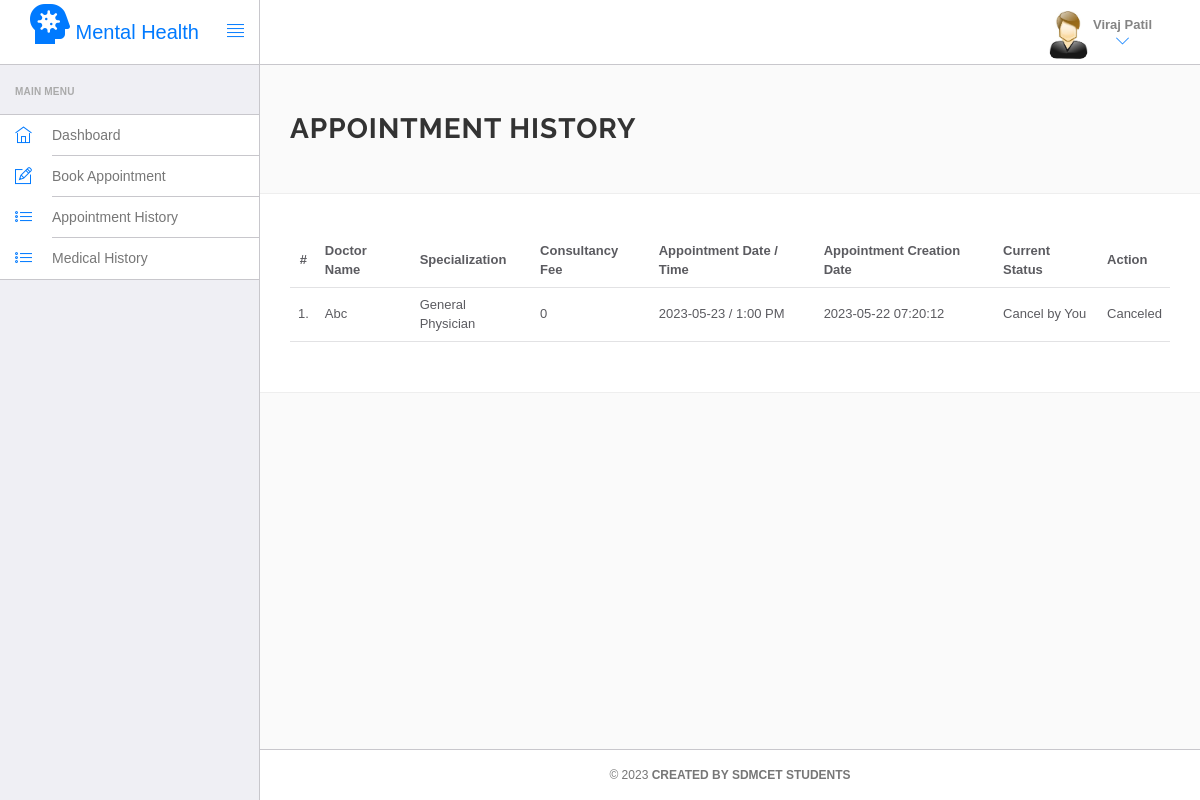
The page /Web/hms/appointment-history.php (signed in) on the database its author committed.
### tables this page shows
CREATE TABLE IF NOT EXISTS `users` (
  `id` int NOT NULL AUTO_INCREMENT,
  `fullName` varchar(255) DEFAULT NULL,
  `address` longtext,
  `city` varchar(255) DEFAULT NULL,
  `gender` varchar(255) DEFAULT NULL,
  `email` varchar(255) DEFAULT NULL,
  `password` varchar(255) DEFAULT NULL,
  `regDate` timestamp NULL DEFAULT CURRENT_TIMESTAMP,
  `updationDate` timestamp NULL DEFAULT NULL ON UPDATE CURRENT_TIMESTAMP,
  PRIMARY KEY (`id`),
  KEY `email` (`email`)
);

CREATE TABLE IF NOT EXISTS `appointment` (
  `id` int NOT NULL AUTO_INCREMENT,
  `doctorSpecialization` varchar(255) DEFAULT NULL,
  `doctorId` int DEFAULT NULL,
  `userId` int DEFAULT NULL,
  `consultancyFees` int DEFAULT NULL,
  `appointmentDate` varchar(255) DEFAULT NULL,
  `appointmentTime` varchar(255) DEFAULT NULL,
  `postingDate` timestamp NULL DEFAULT CURRENT_TIMESTAMP,
  `userStatus` int DEFAULT NULL,
  `doctorStatus` int DEFAULT NULL,
  `updationDate` timestamp NULL DEFAULT NULL ON UPDATE CURRENT_TIMESTAMP,
  `ap_status` int NOT NULL,
  PRIMARY KEY (`id`)
);

CREATE TABLE IF NOT EXISTS `doctors` (
  `id` int NOT NULL AUTO_INCREMENT,
  `specilization` varchar(255) DEFAULT NULL,
  `doctorName` varchar(255) DEFAULT NULL,
  `address` longtext,
  `docFees` varchar(255) DEFAULT NULL,
  `contactno` bigint DEFAULT NULL,
  `docEmail` varchar(255) DEFAULT NULL,
  `password` varchar(255) DEFAULT NULL,
  `creationDate` timestamp NULL DEFAULT CURRENT_TIMESTAMP,
  `updationDate` timestamp NULL DEFAULT NULL ON UPDATE CURRENT_TIMESTAMP,
  PRIMARY KEY (`id`)
);

### Web/hms/appointment-history.php (the view, shortened to what this page needs)
<?php
include('include/config.php');
?>
<!DOCTYPE html>
<html lang="en">
	<head>
		<link rel="stylesheet" href="vendor/bootstrap/css/bootstrap.min.css">
		<link rel="stylesheet" href="vendor/fontawesome/css/font-awesome.min.css">
		<link rel="stylesheet" href="vendor/themify-icons/themify-icons.min.css">
		<link href="vendor/animate.css/animate.min.css" rel="stylesheet" media="screen">
		<link href="vendor/perfect-scrollbar/perfect-scrollbar.min.css" rel="stylesheet" media="screen">
		<link href="vendor/switchery/switchery.min.css" rel="stylesheet" media="screen">
		<link href="vendor/bootstrap-touchspin/jquery.bootstrap-touchspin.min.css" rel="stylesheet" media="screen">
		<link href="vendor/select2/select2.min.css" rel="stylesheet" media="screen">
		<link href="vendor/bootstrap-datepicker/bootstrap-datepicker3.standalone.min.css" rel="stylesheet" media="screen">
		<link href="vendor/bootstrap-timepicker/bootstrap-timepicker.min.css" rel="stylesheet" media="screen">
		<link rel="stylesheet" href="assets/css/styles.css">
		<link rel="stylesheet" href="assets/css/plugins.css">
		<link rel="stylesheet" href="assets/css/themes/theme-1.css" id="skin_color" />
	</head>
	<body>
		<div id="app">
<?php include('include/sidebar.php');?>
			<div class="app-content">
					<?php include('include/header.php');?>
				<div class="main-content" >
					<div class="wrap-content container" id="container">
						<section id="page-title">
							<div class="row">
								<div class="col-sm-8">
									<h1 class="mainTitle"><b>Appointment History</b></h1>
							</div>
						</div>
						</section>
						<div class="container-fluid container-fullw bg-white">
									<div class="row">
								<div class="col-md-12">
									<table class="table table-hover" id="sample-table-1">
										<thead>
											<tr>
												<th class="center">#</th>
												<th class="hidden-xs">Doctor Name</th>
												<th>Specialization</th>
												<th>Consultancy Fee</th>
												<th>Appointment Date / Time </th>
												<th>Appointment Creation Date  </th>
												<th>Current Status</th>
												<th>Action</th>
											</tr>
										</thead>
										<tbody>
<?php
$sql=mysqli_query($con,"select doctors.doctorName as docname,appointment.*  from appointment join doctors on doctors.id=appointment.doctorId where appointment.userId='".$_SESSION['id']."'");
$cnt=1;
while($row=mysqli_fetch_array($sql))
{
?>
											<tr>
												<td class="center"><?php echo $cnt;?>.</td>
												<td class="hidden-xs"><?php echo $row['docname'];?></td>
												<td><?php echo $row['doctorSpecialization'];?></td>
												<td><?php echo $row['consultancyFees'];?></td>
												<td><?php echo $row['appointmentDate'];?> / <?php echo
												 $row['appointmentTime'];?>
												</td>
												<td><?php echo $row['postingDate'];?></td>
												<td>
<?php
 if(($row['userStatus']==0) && ($row['doctorStatus']==1))
{
	echo "Cancel by You";
}
												?></td>
												<td >
												<div class="visible-md visible-lg hidden-sm hidden-xs">
							<?php if(($row['userStatus']==1) && ($row['doctorStatus']==1))
{ ?>
	<a href="appointment-history.php?id=<?php echo $row['id']?>&cancel=update" onClick="return confirm('Are you sure you want to cancel this appointment ?')"class="btn btn-transparent btn-xs tooltips" title="Cancel Appointment" tooltip-placement="top" tooltip="Remove">Cancel</a>
	<?php } else {
		echo "Canceled";
		} ?>
												</div>
												</td>
											</tr>
											<?php
$cnt=$cnt+1;
											 }?>
										</tbody>
									</table>
								</div>
							</div>
						</div>
					</div>
				</div>
			</div>
	<?php include('include/footer.php');?>
		</div>
	</body>
</html>

### Web/hms/include/header.php (shortened to what this page needs)
<html>
<link rel="stylesheet" href="https://cdnjs.cloudflare.com/ajax/libs/font-awesome/5.15.4/css/all.min.css">
<header class="navbar navbar-default navbar-static-top">
					<div class="navbar-header">
						<a class="navbar-brand" href="#">
							<a href="#" class="logo" style="font-size:20px";> <i class='fas fa-head-side-virus' style='font-size:40px';></i> Mental Health </a>
						<a href="#" class="sidebar-toggler pull-right visible-md visible-lg" data-toggle-class="app-sidebar-closed" data-toggle-target="#app">
							<i class="ti-align-justify"></i>
						</a>
					</div>
					<div class="navbar-collapse collapse">
						<ul class="nav navbar-right">
							<li class="dropdown current-user">
								<a href class="dropdown-toggle" data-toggle="dropdown">
								<img src="assets/images/images.jpg" > <span class="username">
									<b><?php $query=mysqli_query($con,"select fullName from users where id='".$_SESSION['id']."'");
while($row=mysqli_fetch_array($query))
{
	 echo $row['fullName'];
}
									?></b> <i class="ti-angle-down"></i></i></span>
								</a>
							</li>
						</ul>
					</div>
				</header>
				</html>

### Web/hms/assets/css/themes/theme-1.css (style rules this page uses)
body { background: #FAFAFA; }
header .navbar-header { background: #ffffff !important; border-right-color: #c8c7cc !important; border-bottom-color: #c8c7cc !important; }
header .navbar-header .sidebar-toggler, header .navbar-header .sidebar-mobile-toggler { color: #007aff !important; }
header .navbar-header .navbar-brand { color: #777 !important; }
header .navbar-collapse { background: #ffffff !important; border-bottom-color: #c8c7cc !important; box-shadow: none !important; }
header .navbar-collapse .navbar-right > li > a { color: #777; }
header .navbar-collapse .navbar-right > li > a i { color: #007aff !important; }

### rows shown on the page
users: fullName "Viraj Patil"
appointment: doctorId.doctorName "Abc", doctorSpecialization "General Physician", consultancyFees "0", appointmentDate "2023-05-23", appointmentTime "1:00 PM", postingDate "2023-05-22 07:20:12", userStatus "Cancel by You"
